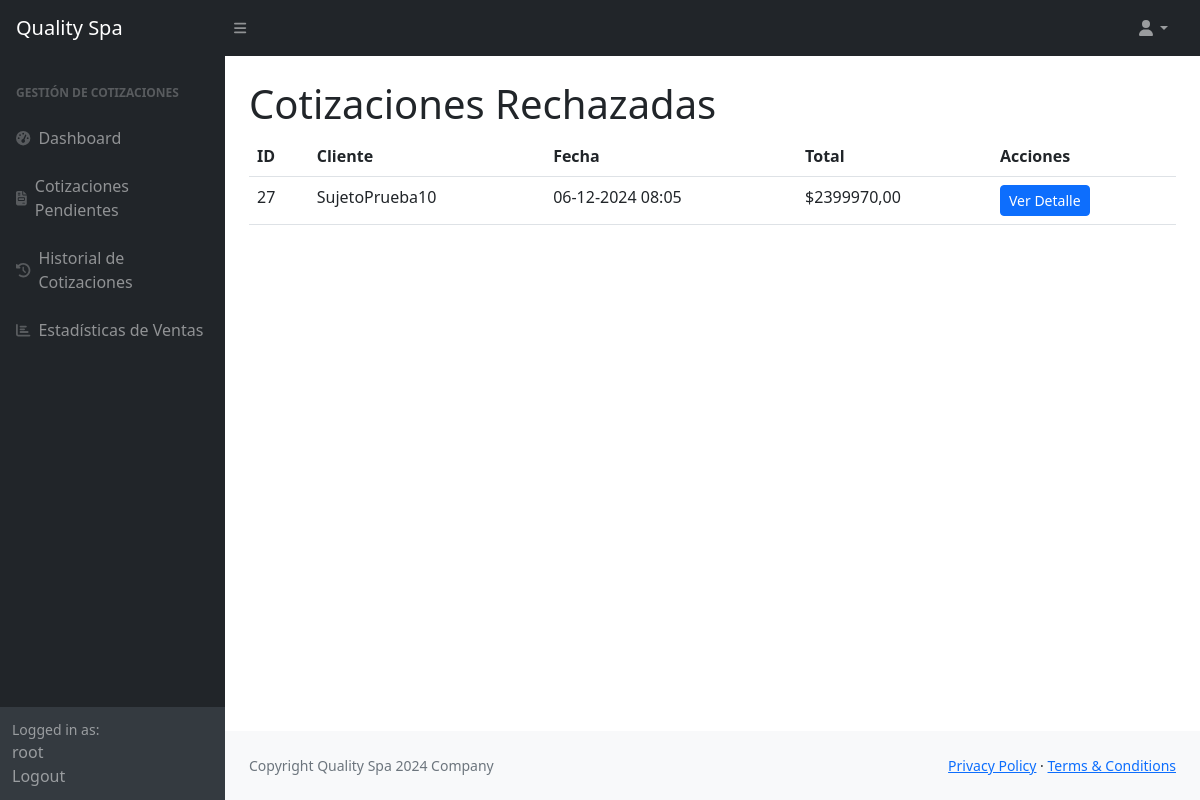
Page /cotizaciones/rechazadas/ (signed in) on the committed database.
### Tienda/models.py (models this page shows, shortened)
class Cotizacion(models.Model):
    usuario = models.ForeignKey(User, on_delete=models.CASCADE)
    total = models.DecimalField(
        max_digits=10,
        decimal_places=2,
        validators=[MinValueValidator(1)],  # Valida que el total sea al menos 1
        verbose_name="Total"
    )
    cantidad_productos = models.IntegerField(
        validators=[MinValueValidator(1)],  # Valida que la cantidad de productos sea al menos 1
        verbose_name="Cantidad de Productos"
    )
    cotizacion_id = models.CharField(max_length=100, unique=True)
    fecha_creacion = models.DateTimeField(auto_now_add=True)
    productos_json = models.TextField(blank=True, null=True)
    pdf_file = models.FileField(upload_to='cotizaciones_pdfs/', null=True, blank=True)
    estado = models.CharField(
        max_length=20,
        choices=[
            ('pendiente', 'Pendiente'),
            ('aceptada', 'Aceptada'),
            ('rechazada', 'Rechazada'),
        ],
        default='pendiente',
    )
    cliente_nombre = models.CharField(max_length=50, blank=True, null=True)
    cliente_apellido = models.CharField(max_length=50, blank=True, null=True)
    cliente_telefono = models.CharField(max_length=15, blank=True, null=True)

### trabajadores/views.py (the view)
# urls.py: path('cotizaciones/rechazadas/', viewsTrabajadores.cotizaciones_rechazadas, name='cotizaciones_rechazadas'),
@login_required
def cotizaciones_rechazadas(request):
    cotizaciones = Cotizacion.objects.filter(estado='rechazada')
    context = {'cotizaciones': cotizaciones}
    return render(request, 'trabajadores/vendedor/cotizaciones_rechazadas.html', context)

### trabajadores/templates/trabajadores/vendedor/cotizaciones_rechazadas.html
{% extends 'trabajadores/base_trabajadores.html' %}
{% block dashboard %}
<a class="navbar-brand ps-3" href="{% url 'dashboard_vendedor' %}">Quality Spa</a>
{% endblock %}
{% block sidebar %}
<div id="layoutSidenav_nav">
    <nav class="sb-sidenav accordion sb-sidenav-dark" id="sidenavAccordion">
        <div class="sb-sidenav-menu">
            <div class="nav">
                <div class="sb-sidenav-menu-heading">Gestión de Cotizaciones</div>
                <a class="nav-link" href="{% url 'dashboard_vendedor' %}">
                    <div class="sb-nav-link-icon"><i class="fas fa-tachometer-alt"></i></div>
                    Dashboard
                </a>
                <a class="nav-link" href="{% url 'revisar_cotizaciones' %}">
                    <div class="sb-nav-link-icon"><i class="fas fa-file-invoice"></i></div>
                    Cotizaciones Pendientes
                </a>
                <a class="nav-link" href="{% url 'historial_cotizaciones' %}">
                    <div class="sb-nav-link-icon"><i class="fas fa-history"></i></div>
                    Historial de Cotizaciones
                </a>
                <a class="nav-link" href="{% url 'estadisticas_ventas' %}">
                    <div class="sb-nav-link-icon"><i class="fas fa-chart-bar"></i></div>
                    Estadísticas de Ventas
                </a>
            </div>
        </div>
        <div class="sb-sidenav-footer">
            <div class="small">Logged in as:</div>
            {{ user.username }}
            <a href="{% url 'vendedor_logout' %}" class="dropdown-item">Logout</a>
        </div>
    </nav>
</div>
{% endblock %}
{% block title %}
<h1 class="mt-4">Cotizaciones Rechazadas</h1>
{% endblock %}
{% block content1 %}
    <table class="table">
        <thead>
            <tr>
                <th>ID</th>
                <th>Cliente</th>
                <th>Fecha</th>
                <th>Total</th>
                <th>Acciones</th>
            </tr>
        </thead>
        <tbody>
            {% for cotizacion in cotizaciones %}
            <tr>
                <td>{{ cotizacion.id }}</td>
                <td>{{ cotizacion.usuario.username }}</td>
                <td>{{ cotizacion.fecha_creacion|date:"d-m-Y H:i" }}</td>
                <td>${{ cotizacion.total }}</td>
                <td><a href="{% url 'detalle_cotizacion' cotizacion.id %}" class="btn btn-primary btn-sm">Ver Detalle</a></td>
            </tr>
            {% empty %}
            <tr>
                <td colspan="4" class="text-center">No hay cotizaciones rechazadas.</td>
            </tr>
            {% endfor %}
        </tbody>
    </table>
{% endblock %}

### rows in the picture
Cotizacion: id "27", usuario.username "SujetoPrueba10", fecha_creacion "06-12-2024 08:05", total "2399970,00"

### other values in the picture
{{ user.username }} "root"
